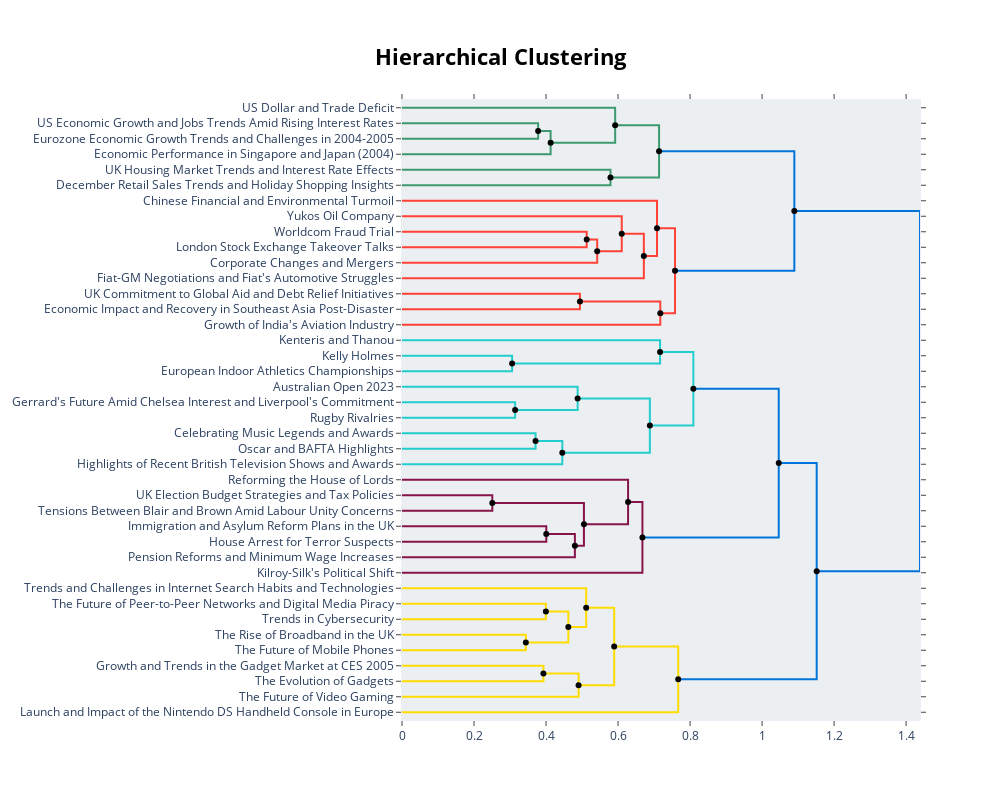

The code cell stored with this chart in its notebook:
### Code cell
hierarchical_topics = topic_model.hierarchical_topics(texts)
topic_model.visualize_hierarchy(hierarchical_topics=hierarchical_topics, custom_labels=custom_labels)

### Figure 1 — Plotly figure (JSON) as saved in the notebook; plotly's stock layout.template omitted (floating-point values rounded to 4 significant figures)
{"data": [{"hoverinfo": "text", "marker": {"color": "rgb(61,153,112)"}, "mode": "lines", "text": ["US Economic Growth and Jobs Trends Amid Rising Interest Rates", "", "", "Eurozone Economic Growth Trends and Challenges in 2004-2005"], "type": "scatter", "x": [0.0, 0.3781, 0.3781, 0.0], "xaxis": "x", "y": [-15.0, -15.0, -25.0, -25.0], "yaxis": "y"}, {"hoverinfo": "text", "marker": {"color": "rgb(61,153,112)"}, "mode": "lines", "text": ["growth_economy_in_the_economic", "", "", "Economic Performance in Singapore and Japan (2004)"], "type": "scatter", "x": [0.3781, 0.4127, 0.4127, 0.0], "xaxis": "x", "y": [-20.0, -20.0, -35.0, -35.0], "yaxis": "y"}, {"hoverinfo": "text", "marker": {"color": "rgb(61,153,112)"}, "mode": "lines", "text": ["US Dollar and Trade Deficit", "", "", "growth_economy_in_the_economic"], "type": "scatter", "x": [0.0, 0.592, 0.592, 0.4127], "xaxis": "x", "y": [-5.0, -5.0, -27.5, -27.5], "yaxis": "y"}, {"hoverinfo": "text", "marker": {"color": "rgb(61,153,112)"}, "mode": "lines", "text": ["UK Housing Market Trends and Interest Rate Effects", "", "", "December Retail Sales Trends and Holiday Shopping Insights"], "type": "scatter", "x": [0.0, 0.579, 0.579, 0.0], "xaxis": "x", "y": [-45.0, -45.0, -55.0, -55.0], "yaxis": "y"}, {"hoverinfo": "text", "marker": {"color": "rgb(61,153,112)"}, "mode": "lines", "text": ["growth_economy_dollar_in_the", "", "", "sales_prices_in_the_figures"], "type": "scatter", "x": [0.592, 0.7139, 0.7139, 0.579], "xaxis": "x", "y": [-16.25, -16.25, -50.0, -50.0], "yaxis": "y"}, {"hoverinfo": "text", "marker": {"color": "rgb(255,65,54)"}, "mode": "lines", "text": ["Worldcom Fraud Trial", "", "", "London Stock Exchange Takeover Talks"], "type": "scatter", "x": [0.0, 0.513, 0.513, 0.0], "xaxis": "x", "y": [-85.0, -85.0, -95.0, -95.0], "yaxis": "y"}, {"hoverinfo": "text", "marker": {"color": "rgb(255,65,54)"}, "mode": "lines", "text": ["the_of_to_in_its", "", "", "Corporate Changes and Mergers"], "type": "scatter", "x": [0.513, 0.5421, 0.5421, 0.0], "xaxis": "x", "y": [-90.0, -90.0, -105.0, -105.0], "yaxis": "y"}, {"hoverinfo": "text", "marker": {"color": "rgb(255,65,54)"}, "mode": "lines", "text": ["Yukos Oil Company", "", "", "the_of_to_in_its"], "type": "scatter", "x": [0.0, 0.6102, 0.6102, 0.5421], "xaxis": "x", "y": [-75.0, -75.0, -97.5, -97.5], "yaxis": "y"}, {"hoverinfo": "text", "marker": {"color": "rgb(255,65,54)"}, "mode": "lines", "text": ["the_of_yukos_to_its", "", "", "Fiat-GM Negotiations and Fiat's Automotive Struggles"], "type": "scatter", "x": [0.6102, 0.6716, 0.6716, 0.0], "xaxis": "x", "y": [-86.25, -86.25, -115.0, -115.0], "yaxis": "y"}, {"hoverinfo": "text", "marker": {"color": "rgb(255,65,54)"}, "mode": "lines", "text": ["Chinese Financial and Environmental Turmoil", "", "", "the_its_in_of_to"], "type": "scatter", "x": [0.0, 0.7082, 0.7082, 0.6716], "xaxis": "x", "y": [-65.0, -65.0, -100.6, -100.6], "yaxis": "y"}, {"hoverinfo": "text", "marker": {"color": "rgb(255,65,54)"}, "mode": "lines", "text": ["UK Commitment to Global Aid and Debt Relief Initiatives", "", "", "Economic Impact and Recovery in Southeast Asia Post-Disaster"], "type": "scatter", "x": [0.0, 0.4941, 0.4941, 0.0], "xaxis": "x", "y": [-125.0, -125.0, -135.0, -135.0], "yaxis": "y"}, {"hoverinfo": "text", "marker": {"color": "rgb(255,65,54)"}, "mode": "lines", "text": ["the_of_countries_to_aid", "", "", "Growth of India's Aviation Industry"], "type": "scatter", "x": [0.4941, 0.7173, 0.7173, 0.0], "xaxis": "x", "y": [-130.0, -130.0, -145.0, -145.0], "yaxis": "y"}, {"hoverinfo": "text", "marker": {"color": "rgb(255,65,54)"}, "mode": "lines", "text": ["the_its_in_of_to", "", "", "the_of_to_countries_in"], "type": "scatter", "x": [0.7082, 0.7582, 0.7582, 0.7173], "xaxis": "x", "y": [-82.81, -82.81, -137.5, -137.5], "yaxis": "y"}, {"hoverinfo": "text", "marker": {"color": "rgb(0,116,217)"}, "mode": "lines", "text": ["in_growth_the_economy_dollar", "", "", "the_of_to_in_its"], "type": "scatter", "x": [0.7139, 1.09, 1.09, 0.7582], "xaxis": "x", "y": [-33.12, -33.12, -110.2, -110.2], "yaxis": "y"}, {"hoverinfo": "text", "marker": {"color": "rgb(35,205,205)"}, "mode": "lines", "text": ["Kelly Holmes", "", "", "European Indoor Athletics Championships"], "type": "scatter", "x": [0.0, 0.3058, 0.3058, 0.0], "xaxis": "x", "y": [-165.0, -165.0, -175.0, -175.0], "yaxis": "y"}, {"hoverinfo": "text", "marker": {"color": "rgb(35,205,205)"}, "mode": "lines", "text": ["Kenteris and Thanou", "", "", "in_olympic_her_indoor_holmes"], "type": "scatter", "x": [0.0, 0.7167, 0.7167, 0.3058], "xaxis": "x", "y": [-155.0, -155.0, -170.0, -170.0], "yaxis": "y"}, {"hoverinfo": "text", "marker": {"color": "rgb(35,205,205)"}, "mode": "lines", "text": ["Gerrard's Future Amid Chelsea Interest and Liverpool's Commitment", "", "", "Rugby Rivalries"], "type": "scatter", "x": [0.0, 0.3142, 0.3142, 0.0], "xaxis": "x", "y": [-195.0, -195.0, -205.0, -205.0], "yaxis": "y"}, {"hoverinfo": "text", "marker": {"color": "rgb(35,205,205)"}, "mode": "lines", "text": ["Australian Open 2023", "", "", "the_we_he_to_and"], "type": "scatter", "x": [0.0, 0.4878, 0.4878, 0.3142], "xaxis": "x", "y": [-185.0, -185.0, -200.0, -200.0], "yaxis": "y"}, {"hoverinfo": "text", "marker": {"color": "rgb(35,205,205)"}, "mode": "lines", "text": ["Celebrating Music Legends and Awards", "", "", "Oscar and BAFTA Highlights"], "type": "scatter", "x": [0.0, 0.3709, 0.3709, 0.0], "xaxis": "x", "y": [-215.0, -215.0, -225.0, -225.0], "yaxis": "y"}, {"hoverinfo": "text", "marker": {"color": "rgb(35,205,205)"}, "mode": "lines", "text": ["film_the_and_best_in", "", "", "Highlights of Recent British Television Shows and Awards"], "type": "scatter", "x": [0.3709, 0.4452, 0.4452, 0.0], "xaxis": "x", "y": [-220.0, -220.0, -235.0, -235.0], "yaxis": "y"}, {"hoverinfo": "text", "marker": {"color": "rgb(35,205,205)"}, "mode": "lines", "text": ["the_to_he_and_in", "", "", "the_film_and_in_of"], "type": "scatter", "x": [0.4878, 0.6884, 0.6884, 0.4452], "xaxis": "x", "y": [-192.5, -192.5, -227.5, -227.5], "yaxis": "y"}, {"hoverinfo": "text", "marker": {"color": "rgb(35,205,205)"}, "mode": "lines", "text": ["in_olympic_the_her_she", "", "", "the_and_in_to_of"], "type": "scatter", "x": [0.7167, 0.8091, 0.8091, 0.6884], "xaxis": "x", "y": [-162.5, -162.5, -210.0, -210.0], "yaxis": "y"}, {"hoverinfo": "text", "marker": {"color": "rgb(133,20,75)"}, "mode": "lines", "text": ["UK Election Budget Strategies and Tax Policies", "", "", "Tensions Between Blair and Brown Amid Labour Unity Concerns"], "type": "scatter", "x": [0.0, 0.2508, 0.2508, 0.0], "xaxis": "x", "y": [-255.0, -255.0, -265.0, -265.0], "yaxis": "y"}, {"hoverinfo": "text", "marker": {"color": "rgb(133,20,75)"}, "mode": "lines", "text": ["Immigration and Asylum Reform Plans in the UK", "", "", "House Arrest for Terror Suspects"], "type": "scatter", "x": [0.0, 0.4007, 0.4007, 0.0], "xaxis": "x", "y": [-275.0, -275.0, -285.0, -285.0], "yaxis": "y"}, {"hoverinfo": "text", "marker": {"color": "rgb(133,20,75)"}, "mode": "lines", "text": ["the_to_of_said_be", "", "", "Pension Reforms and Minimum Wage Increases"], "type": "scatter", "x": [0.4007, 0.4801, 0.4801, 0.0], "xaxis": "x", "y": [-280.0, -280.0, -295.0, -295.0], "yaxis": "y"}, {"hoverinfo": "text", "marker": {"color": "rgb(133,20,75)"}, "mode": "lines", "text": ["mr_labour_brown_election_blair", "", "", "the_to_of_be_said"], "type": "scatter", "x": [0.2508, 0.5052, 0.5052, 0.4801], "xaxis": "x", "y": [-260.0, -260.0, -287.5, -287.5], "yaxis": "y"}, {"hoverinfo": "text", "marker": {"color": "rgb(133,20,75)"}, "mode": "lines", "text": ["Reforming the House of Lords", "", "", "the_mr_to_he_of"], "type": "scatter", "x": [0.0, 0.6278, 0.6278, 0.5052], "xaxis": "x", "y": [-245.0, -245.0, -273.8, -273.8], "yaxis": "y"}, {"hoverinfo": "text", "marker": {"color": "rgb(133,20,75)"}, "mode": "lines", "text": ["the_mr_to_he_of", "", "", "Kilroy-Silk's Political Shift"], "type": "scatter", "x": [0.6278, 0.6677, 0.6677, 0.0], "xaxis": "x", "y": [-259.4, -259.4, -305.0, -305.0], "yaxis": "y"}, {"hoverinfo": "text", "marker": {"color": "rgb(0,116,217)"}, "mode": "lines", "text": ["the_and_in_to_of", "", "", "the_mr_he_to_of"], "type": "scatter", "x": [0.8091, 1.046, 1.046, 0.6677], "xaxis": "x", "y": [-186.2, -186.2, -282.2, -282.2], "yaxis": "y"}, {"hoverinfo": "text", "marker": {"color": "rgb(255,220,0)"}, "mode": "lines", "text": ["The Future of Peer-to-Peer Networks and Digital Media Piracy", "", "", "Trends in Cybersecurity"], "type": "scatter", "x": [0.0, 0.3996, 0.3996, 0.0], "xaxis": "x", "y": [-325.0, -325.0, -335.0, -335.0], "yaxis": "y"}, {"hoverinfo": "text", "marker": {"color": "rgb(255,220,0)"}, "mode": "lines", "text": ["The Rise of Broadband in the UK", "", "", "The Future of Mobile Phones"], "type": "scatter", "x": [0.0, 0.3439, 0.3439, 0.0], "xaxis": "x", "y": [-345.0, -345.0, -355.0, -355.0], "yaxis": "y"}, {"hoverinfo": "text", "marker": {"color": "rgb(255,220,0)"}, "mode": "lines", "text": ["that_to_the_of_and", "", "", "mobile_to_of_the_broadband"], "type": "scatter", "x": [0.3996, 0.4619, 0.4619, 0.3439], "xaxis": "x", "y": [-330.0, -330.0, -350.0, -350.0], "yaxis": "y"}, {"hoverinfo": "text", "marker": {"color": "rgb(255,220,0)"}, "mode": "lines", "text": ["Trends and Challenges in Internet Search Habits and Technologies", "", "", "to_the_of_that_and"], "type": "scatter", "x": [0.0, 0.5115, 0.5115, 0.4619], "xaxis": "x", "y": [-315.0, -315.0, -340.0, -340.0], "yaxis": "y"}, {"hoverinfo": "text", "marker": {"color": "rgb(255,220,0)"}, "mode": "lines", "text": ["Growth and Trends in the Gadget Market at CES 2005", "", "", "The Evolution of Gadgets"], "type": "scatter", "x": [0.0, 0.3927, 0.3927, 0.0], "xaxis": "x", "y": [-365.0, -365.0, -375.0, -375.0], "yaxis": "y"}, {"hoverinfo": "text", "marker": {"color": "rgb(255,220,0)"}, "mode": "lines", "text": ["the_and_gadgets_of_gadget", "", "", "The Future of Video Gaming"], "type": "scatter", "x": [0.3927, 0.4904, 0.4904, 0.0], "xaxis": "x", "y": [-370.0, -370.0, -385.0, -385.0], "yaxis": "y"}, {"hoverinfo": "text", "marker": {"color": "rgb(255,220,0)"}, "mode": "lines", "text": ["to_of_the_that_and", "", "", "the_of_and_games_to"], "type": "scatter", "x": [0.5115, 0.5893, 0.5893, 0.4904], "xaxis": "x", "y": [-327.5, -327.5, -377.5, -377.5], "yaxis": "y"}, {"hoverinfo": "text", "marker": {"color": "rgb(255,220,0)"}, "mode": "lines", "text": ["to_the_of_and_that", "", "", "Launch and Impact of the Nintendo DS Handheld Console in Europe"], "type": "scatter", "x": [0.5893, 0.7671, 0.7671, 0.0], "xaxis": "x", "y": [-352.5, -352.5, -395.0, -395.0], "yaxis": "y"}, {"hoverinfo": "text", "marker": {"color": "rgb(0,116,217)"}, "mode": "lines", "text": ["the_and_to_in_he", "", "", "the_to_of_and_that"], "type": "scatter", "x": [1.046, 1.152, 1.152, 0.7671], "xaxis": "x", "y": [-234.2, -234.2, -373.8, -373.8], "yaxis": "y"}, {"hoverinfo": "text", "marker": {"color": "rgb(0,116,217)"}, "mode": "lines", "text": ["the_in_of_to_its", "", "", "the_to_and_of_in"], "type": "scatter", "x": [1.09, 1.439, 1.439, 1.152], "xaxis": "x", "y": [-71.64, -71.64, -304.0, -304.0], "yaxis": "y"}, {"hoverinfo": "text", "hovertext": ["growth_economy_in_the_economic", "growth_economy_dollar_in_the", "the_of_to_in_its", "the_of_yukos_to_its", "the_of_countries_to_aid", "the_its_in_of_to", "in_growth_the_economy_dollar", "film_the_and_best_in", "the_to_he_and_in", "in_olympic_the_her_she", "the_to_of_said_be", "mr_labour_brown_election_blair", "the_mr_to_he_of", "the_and_in_to_of", "that_to_the_of_and", "the_and_gadgets_of_gadget", "to_of_the_that_and", "to_the_of_and_that", "the_and_to_in_he", "the_in_of_to_its"], "marker": {"color": "black"}, "mode": "markers", "showlegend": false, "type": "scatter", "x": [0.3781, 0.592, 0.513, 0.6102, 0.4941, 0.7082, 0.7139, 0.3709, 0.4878, 0.7167, 0.4007, 0.2508, 0.6278, 0.8091, 0.3996, 0.3927, 0.5115, 0.5893, 1.046, 1.09], "y": [-20, -16.25, -90, -86.25, -130, -82.81, -33.12, -220, -192.5, -162.5, -280, -260, -259.4, -186.2, -330, -370, -327.5, -352.5, -234.2, -71.64]}, {"hoverinfo": "text", "hovertext": ["growth_economy_in_the_economic", "sales_prices_in_the_figures", "the_of_to_in_its", "the_its_in_of_to", "the_of_to_countries_in", "the_of_to_in_its", "in_olympic_her_indoor_holmes", "the_we_he_to_and", "the_film_and_in_of", "the_and_in_to_of", "the_to_of_be_said", "the_mr_to_he_of", "the_mr_he_to_of", "mobile_to_of_the_broadband", "to_the_of_that_and", "the_of_and_games_to", "the_to_of_and_that", "the_to_and_of_in"], "marker": {"color": "black"}, "mode": "markers", "showlegend": false, "type": "scatter", "x": [0.4127, 0.579, 0.5421, 0.6716, 0.7173, 0.7582, 0.3058, 0.3142, 0.4452, 0.6884, 0.4801, 0.5052, 0.6677, 0.3439, 0.4619, 0.4904, 0.7671, 1.152], "y": [-27.5, -50, -97.5, -100.6, -137.5, -110.2, -170, -200, -227.5, -210, -287.5, -273.8, -282.2, -350, -340, -377.5, -373.8, -304.0]}], "layout": {"autosize": false, "height": 800, "hoverlabel": {"bgcolor": "white", "font": {"family": "Rockwell", "size": 16}}, "hovermode": "closest", "plot_bgcolor": "#ECEFF1", "showlegend": false, "title": {"font": {"color": "Black", "size": 22}, "text": "<b>Hierarchical Clustering</b>", "x": 0.5, "xanchor": "center", "yanchor": "top"}, "width": 1000, "xaxis": {"mirror": "allticks", "rangemode": "tozero", "showgrid": false, "showline": true, "showticklabels": true, "ticks": "outside", "type": "linear", "zeroline": false}, "yaxis": {"mirror": "allticks", "range": [-400, 0], "rangemode": "tozero", "showgrid": false, "showline": true, "showticklabels": true, "tickmode": "array", "ticks": "outside", "ticktext": ["US Dollar and Trade Deficit", "US Economic Growth and Jobs Trends Amid Rising Interest Rates", "Eurozone Economic Growth Trends and Challenges in 2004-2005", "Economic Performance in Singapore and Japan (2004)", "UK Housing Market Trends and Interest Rate Effects", "December Retail Sales Trends and Holiday Shopping Insights", "Chinese Financial and Environmental Turmoil", "Yukos Oil Company", "Worldcom Fraud Trial", "London Stock Exchange Takeover Talks", "Corporate Changes and Mergers", "Fiat-GM Negotiations and Fiat's Automotive Struggles", "UK Commitment to Global Aid and Debt Relief Initiatives", "Economic Impact and Recovery in Southeast Asia Post-Disaster", "Growth of India's Aviation Industry", "Kenteris and Thanou", "Kelly Holmes", "European Indoor Athletics Championships", "Australian Open 2023", "Gerrard's Future Amid Chelsea Interest and Liverpool's Commitment", "Rugby Rivalries", "Celebrating Music Legends and Awards", "Oscar and BAFTA Highlights", "Highlights of Recent British Television Shows and Awards", "Reforming the House of Lords", "UK Election Budget Strategies and Tax Policies", "Tensions Between Blair and Brown Amid Labour Unity Concerns", "Immigration and Asylum Reform Plans in the UK", "House Arrest for Terror Suspects", "Pension Reforms and Minimum Wage Increases", "Kilroy-Silk's Political Shift", "Trends and Challenges in Internet Search Habits and Technologies", "The Future of Peer-to-Peer Networks and Digital Media Piracy", "Trends in Cybersecurity", "The Rise of Broadband in the UK", "The Future of Mobile Phones", "Growth and Trends in the Gadget Market at CES 2005", "The Evolution of Gadgets", "The Future of Video Gaming", "Launch and Impact of the Nintendo DS Handheld Console in Europe"], "tickvals": [-5, -15, -25, -35, -45, -55, -65, -75, -85, -95, -105, -115, -125, -135, -145, -155, -165, -175, -185, -195, -205, -215, -225, -235, -245, -255, -265, -275, -285, -295, -305, -315, -325, -335, -345, -355, -365, -375, -385, -395], "type": "linear", "zeroline": false}}}
